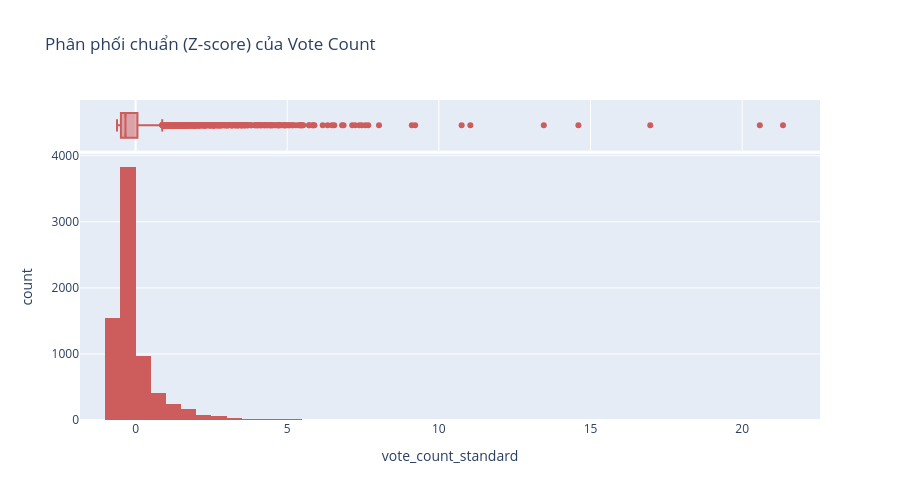

The cell this chart's notebook holds for it:
### Code cell
import plotly.express as px

fig = px.histogram(df, x='vote_count_standard', nbins=50, marginal='box',
                   title='Phân phối chuẩn (Z-score) của Vote Count',
                   color_discrete_sequence=['indianred'])

fig.update_layout(width=900, height=500)
fig.show()

### Figure 1 — Plotly figure (JSON) as saved in the notebook; plotly's stock layout.template omitted (floating-point values rounded to 4 significant figures; data arrays with more than 128 entries replaced by an {"elided": "..."} marker saying what was removed)
{"data": [{"bingroup": "x", "hovertemplate": "vote_count_standard=%{x}<br>count=%{y}<extra></extra>", "legendgroup": "", "marker": {"color": "indianred", "pattern": {"shape": ""}}, "name": "", "nbinsx": 50, "orientation": "v", "showlegend": false, "type": "histogram", "x": {"elided": "7416 float values"}, "xaxis": "x", "yaxis": "y"}, {"hovertemplate": "vote_count_standard=%{x}<extra></extra>", "legendgroup": "", "marker": {"color": "indianred"}, "name": "", "notched": true, "showlegend": false, "type": "box", "x": {"elided": "7416 float values"}, "xaxis": "x2", "yaxis": "y2"}], "layout": {"barmode": "relative", "height": 500, "legend": {"tracegroupgap": 0}, "title": {"text": "Phân phối chuẩn (Z-score) của Vote Count"}, "width": 900, "xaxis": {"anchor": "y", "domain": [0, 1], "title": {"text": "vote_count_standard"}}, "xaxis2": {"anchor": "y2", "domain": [0, 1], "matches": "x", "showgrid": true, "showticklabels": false}, "yaxis": {"anchor": "x", "domain": [0, 0.8316], "title": {"text": "count"}}, "yaxis2": {"anchor": "x2", "domain": [0.8416, 1], "matches": "y2", "showgrid": false, "showline": false, "showticklabels": false, "ticks": ""}}}
